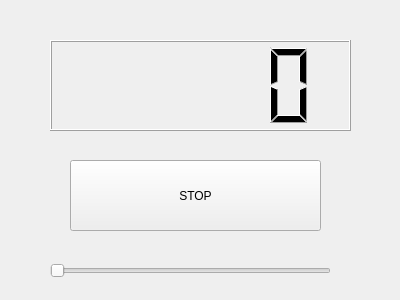
<?xml version="1.0" encoding="UTF-8"?>
<ui version="4.0">
 <class>Counter</class>
 <widget class="QWidget" name="Counter">
  <property name="geometry">
   <rect>
    <x>0</x>
    <y>0</y>
    <width>400</width>
    <height>300</height>
   </rect>
  </property>
  <property name="windowTitle">
   <string>Counter</string>
  </property>
  <widget class="QPushButton" name="button">
   <property name="geometry">
    <rect>
     <x>70</x>
     <y>160</y>
     <width>251</width>
     <height>71</height>
    </rect>
   </property>
   <property name="text">
    <string>STOP</string>
   </property>
  </widget>
  <widget class="QLCDNumber" name="lcdNumber">
   <property name="geometry">
    <rect>
     <x>50</x>
     <y>40</y>
     <width>301</width>
     <height>91</height>
    </rect>
   </property>
  </widget>
  <widget class="QSlider" name="Slider">
   <property name="geometry">
    <rect>
     <x>50</x>
     <y>260</y>
     <width>281</width>
     <height>21</height>
    </rect>
   </property>
   <property name="orientation">
    <enum>Qt::Horizontal</enum>
   </property>
  </widget>
 </widget>
 <resources/>
 <connections/>
</ui>
